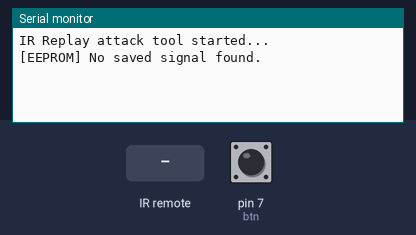
Bench run of a sketch on a simulated Arduino Uno, built with avr-gcc and run on an emulated ATmega328P. Parts: the last lines printed to the serial monitor. The test bench sets the inputs (shaded band); at power-on: pin 7 (btn) HIGH. EEPROM starts erased.

Above: at 1.2 s.
1.3 s: infrared code 0xAA received
At 2.0 s:
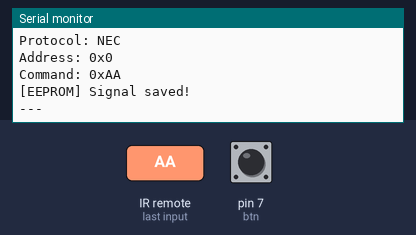
2.8 s: pin 7 (btn) pulled LOW for 0.15 s
At 4.3 s:
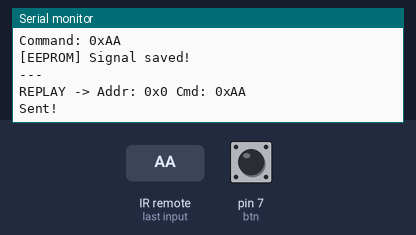

The sketch:

Ir-attack-v2.ino
```cpp
#include <IRremote.hpp>
#include <EEPROM.h>

const int irReceiver = 2;
const int irSender = 3;
const int btn = 7;

uint16_t lastAddress = 0;
uint16_t lastCommand = 0;
bool hasSignal = false;
decode_type_t protocol;

// EEPROM memory map
// Address 0-1 : lastAddress (uint16_t = 2 bytes)
// Address 2-3 : lastCommand (uint16_t = 2 bytes)
// Address 4   : protocol (1 byte)
// Address 5   : flag — 0xAA means valid data exists

const int ADDR_ADDRESS = 0;
const int ADDR_COMMAND = 2;
const int ADDR_PROTOCOL = 4;
const int ADDR_FLAG = 5;

void saveToEEPROM() {
  EEPROM.put(ADDR_ADDRESS, lastAddress);
  EEPROM.put(ADDR_COMMAND, lastCommand);
  EEPROM.write(ADDR_PROTOCOL, (uint8_t)protocol);
  EEPROM.write(ADDR_FLAG, 0xAA);
  Serial.println("[EEPROM] Signal saved!");
}

void loadFromEEPROM() {
  if (EEPROM.read(ADDR_FLAG) == 0xAA) {
    EEPROM.get(ADDR_ADDRESS, lastAddress);
    EEPROM.get(ADDR_COMMAND, lastCommand);
    protocol = (decode_type_t)EEPROM.read(ADDR_PROTOCOL);
    hasSignal = true;
    Serial.println("[EEPROM] Signal loaded from memory:");
    Serial.print("  Protocol: ");
    Serial.println(getProtocolString(protocol));
    Serial.print("  Address: 0x");
    Serial.println(lastAddress, HEX);
    Serial.print("  Command: 0x");
    Serial.println(lastCommand, HEX);
  } else {
    Serial.println("[EEPROM] No saved signal found.");
  }
}

void setup() {
  Serial.begin(9600);
  pinMode(btn, INPUT_PULLUP);
  IrReceiver.begin(irReceiver);
  IrSender.begin(irSender);
  Serial.println("IR Replay attack tool started...");
  loadFromEEPROM();
}

void loop() {
  // Capture
  if (IrReceiver.decode()) {
    uint16_t address = IrReceiver.decodedIRData.address;
    uint16_t command = IrReceiver.decodedIRData.command;

    if (IrReceiver.decodedIRData.protocol != UNKNOWN) {
      protocol = IrReceiver.decodedIRData.protocol;
      lastAddress = address;
      lastCommand = command;
      hasSignal = true;
      Serial.print("Protocol: ");
      Serial.println(getProtocolString(protocol));
      Serial.print("Address: 0x");
      Serial.println(address, HEX);
      Serial.print("Command: 0x");
      Serial.println(command, HEX);
      saveToEEPROM();
      Serial.println("---");
    }

    IrReceiver.resume();
  }

  // Replay
  if (digitalRead(btn) == LOW && hasSignal) {
    IrReceiver.stop();
    Serial.print("REPLAY -> Addr: 0x");
    Serial.print(lastAddress, HEX);
    Serial.print(" Cmd: 0x");
    Serial.println(lastCommand, HEX);

    switch (protocol) {
      case NEC:
        IrSender.sendNEC(lastAddress, lastCommand, 3);
        Serial.println("Sent!");
        break;
      case SONY:
        IrSender.sendSony(lastAddress, lastCommand, 3);
        Serial.println("Sent!");
        break;
      case SAMSUNG:
        IrSender.sendSamsung(lastAddress, lastCommand, 3);
        Serial.println("Sent!");
        break;
      case RC5:
        IrSender.sendRC5(lastAddress, lastCommand, 3);
        Serial.println("Sent!");
        break;
      case RC6:
        IrSender.sendRC6(lastAddress, lastCommand, 3);
        Serial.println("Sent!");
        break;
      default:
        Serial.println("Protocol not supported for replay");
        break;
    }

    delay(500);
    while (digitalRead(btn) == LOW);
    delay(100);
    IrReceiver.start();
  }
}
```

Measured:
- after the input at 1.3 s, the serial monitor: prints a new line at once (image 1)
- after the input at 2.8 s, the serial monitor: prints a new line at once (image 2)
